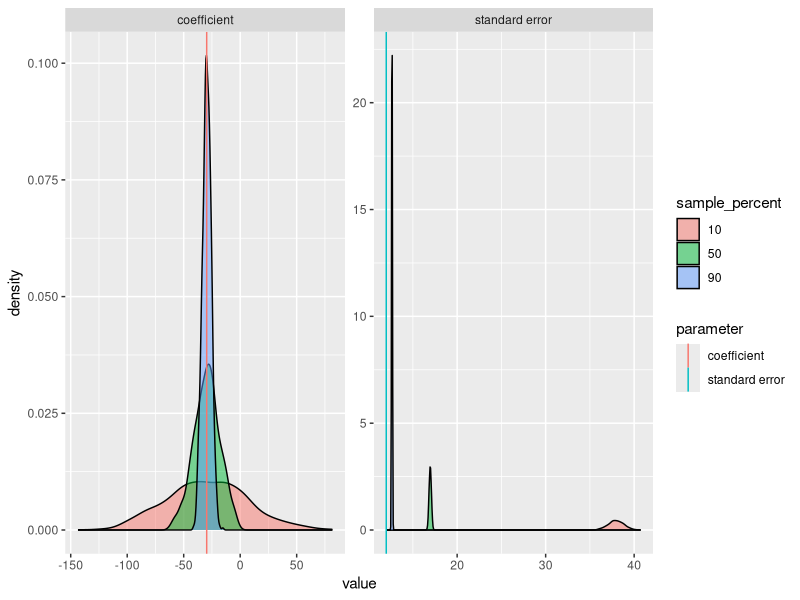
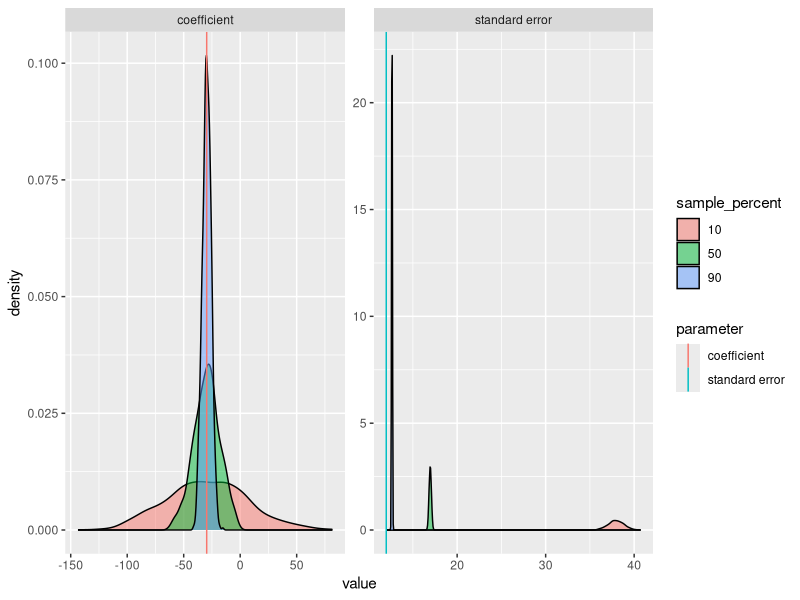

Generate these figures, in order, with R:
library(ggplot2)
library(tidyverse)

set.seed(100)

n_sample <- 1000

truemod <- lm(price ~ depth, data=diamonds)

val90 <- NULL
se90 <- NULL
for (i in 1:n_sample){
  m <- lm(price ~ depth, data=diamonds[sample(1:nrow(diamonds), nrow(diamonds)*0.9), ])
  val90 <- c(val90, m$coefficients['depth'])
  se90 <- c(se90, summary(m)$coefficients['depth', 'Std. Error'])
}


val50 <- NULL
se50 <- NULL
for (i in 1:n_sample){
  m <- lm(price ~ depth, data=diamonds[sample(1:nrow(diamonds), nrow(diamonds)*0.5), ])
  val50 <- c(val50, m$coefficients['depth'])
  se50 <- c(se50, summary(m)$coefficients['depth', 'Std. Error'])
}

val10 <- NULL
se10 <- NULL
for (i in 1:n_sample){
  m <- lm(price ~ depth, data=diamonds[sample(1:nrow(diamonds), nrow(diamonds)*0.1), ])
  val10 <- c(val10, m$coefficients['depth'])
  se10 <- c(se10, summary(m)$coefficients['depth', 'Std. Error'])
}

plt <- bind_rows(data.frame(value=c(val90, se90), sample_percent='90',
                            parameter = rep(c('coefficient', 'standard error'), each=n_sample)),
                 data.frame(value=c(val50, se50), sample_percent='50',
                            parameter = rep(c('coefficient', 'standard error'), each=n_sample)),
                 data.frame(value=c(val10, se10), sample_percent='10',
                            parameter = rep(c('coefficient', 'standard error'), each=n_sample)))

true <- data.frame(value=c(truemod$coefficients['depth'], 
                           summary(truemod)$coefficients['depth', 'Std. Error']),
                   parameter = c('coefficient', 'standard error'))
                   
ggplot() + 
  geom_density(data=plt, aes(x=value, fill=sample_percent), alpha=0.5) + 
  geom_vline(data=true, aes(xintercept=value, color=parameter)) + 
  facet_wrap(parameter ~ ., scales="free")
ggsave('~/example.png')
